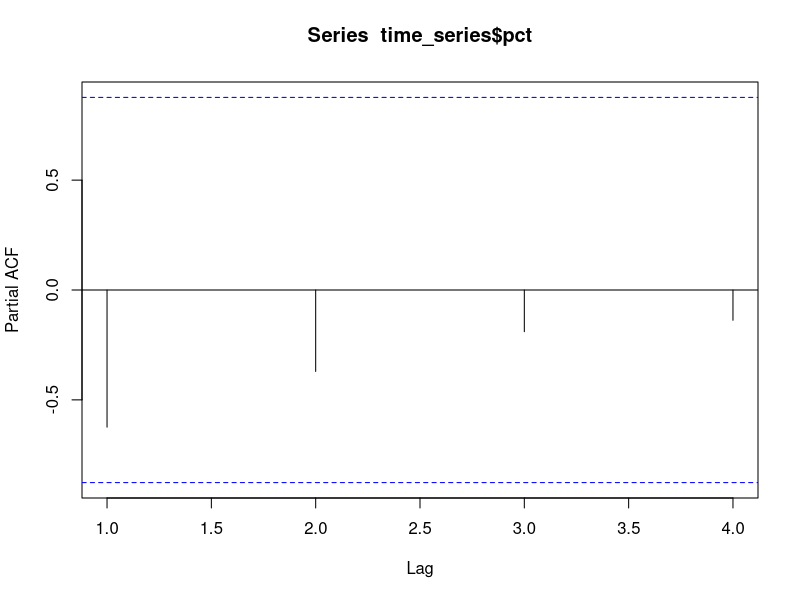
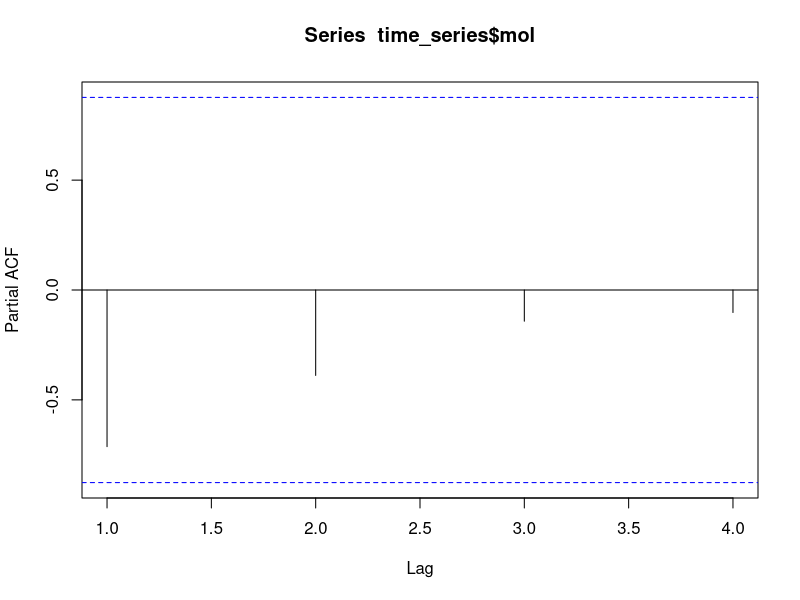
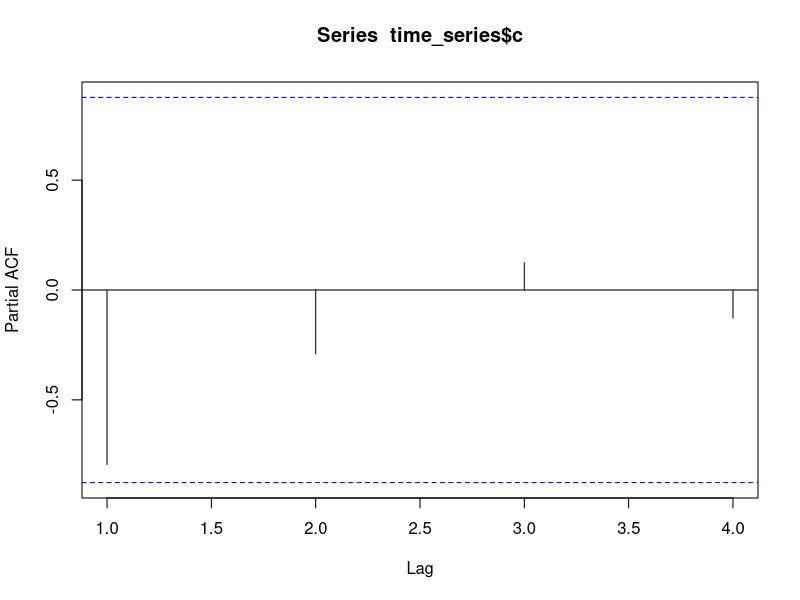
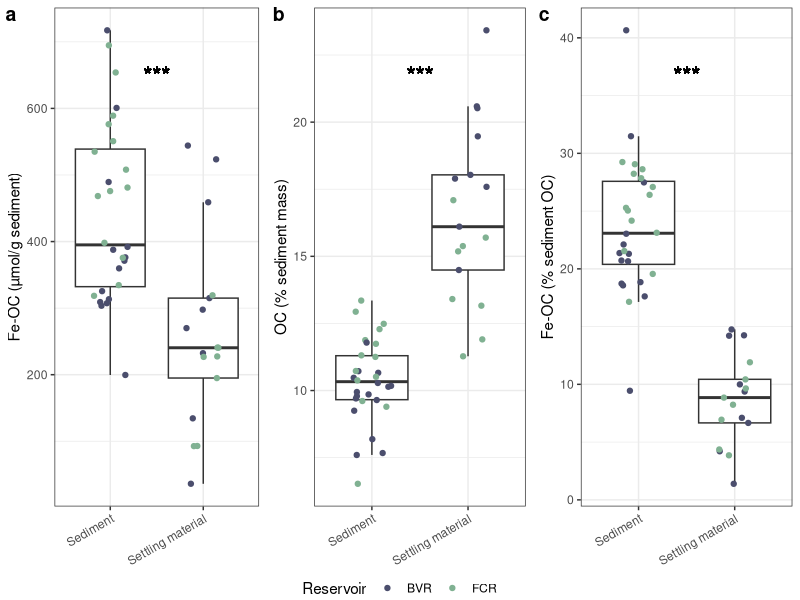
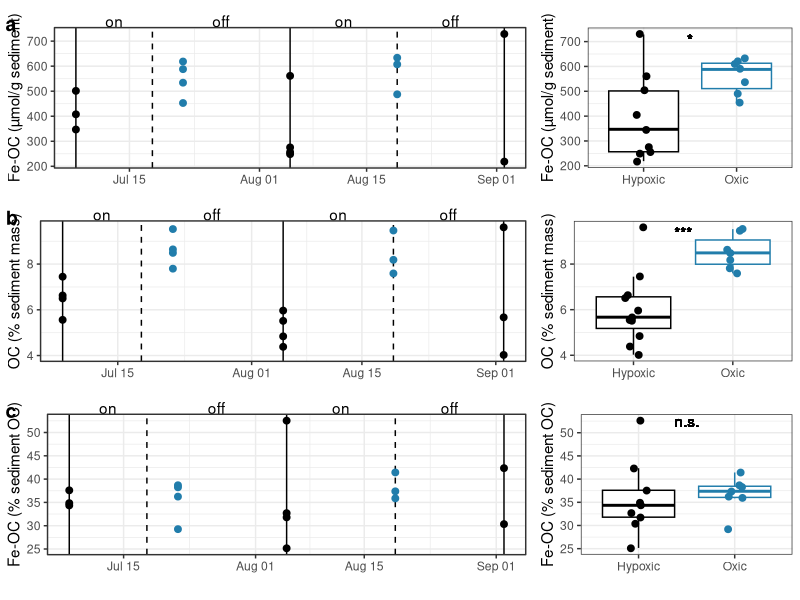
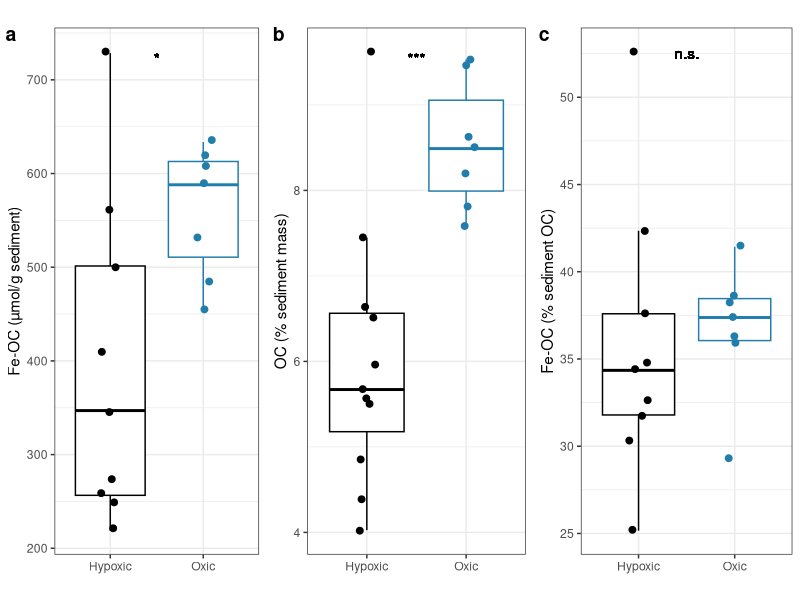
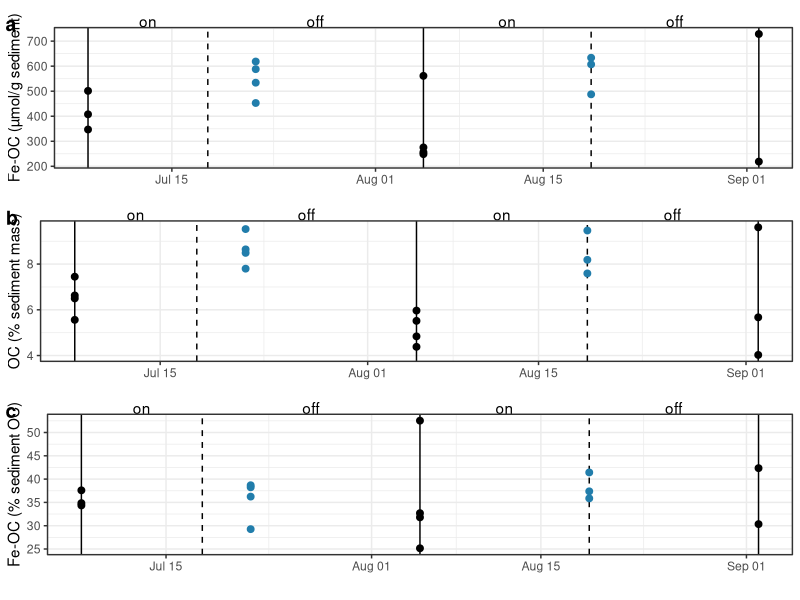
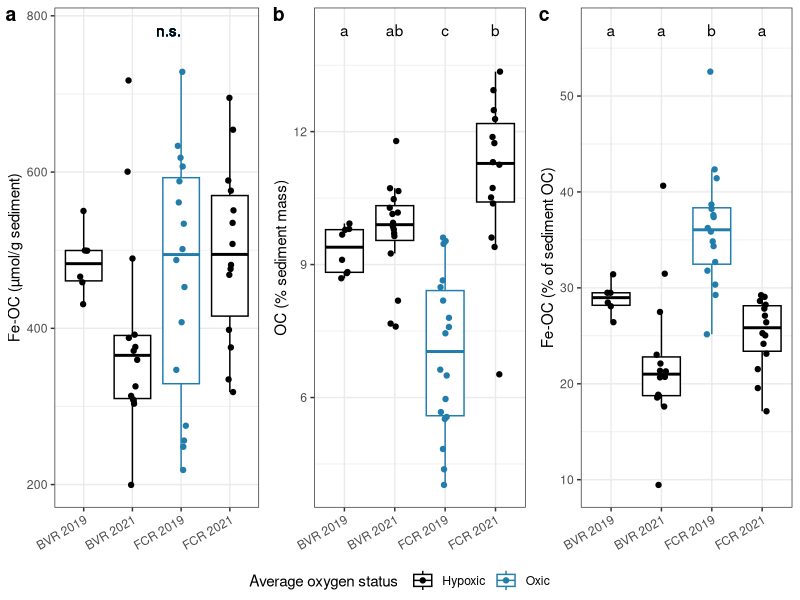

Source code (R) for these figures, in order:
## ---- chunk 1
knitr::opts_chunk$set(echo = TRUE)
library(tidyverse)
library(lubridate)
library(ggpubr)
library(rstatix)
library(car)
## ---- chunk 2
#Load data
calcs_raw = read.csv("../data/processed_data/Reservoir_sediment.csv", na = c("","NA"))

calcs_trimmed = calcs_raw%>%
  mutate(Date_collected=as.Date(Date_collected))%>%
  filter(Flag_C==0)%>%
  mutate(Extracted_sed_mg = Vial_with_sed_after_fumig_mg-Vial_mg,
         CN_orig = CN_mg,
         CN_mg = ifelse(CN_mg > Extracted_sed_mg&!is.na(Extracted_sed_mg), Extracted_sed_mg, CN_mg),#The mass used for CN cannot be greater than the extracted sediment mass
         Correction = (Extracted_sed_mg-Initial_sed_mg)/Extracted_sed_mg,
         Correction = ifelse(Type == "init",0,Correction),
         Corrected_CN_mg = CN_mg-(CN_mg*Correction),
         C_pct = 100*C_mg/Corrected_CN_mg)%>%
  filter(!CN_orig-CN_mg>10) #data issues make these samples questionable (mass used for CN was recorded to be much greater than extracted sediment mass)

calcs_res = calcs_trimmed%>%
  pivot_wider(id_cols = c(Rep, Reservoir, Date_collected, Sed_trap), values_from = C_pct, names_from = Type, names_prefix = "C_pct_")%>%
  mutate(Fe_OC_pct = (C_pct_con - C_pct_ext) / C_pct_init *100,
         Fe_OC_per_unit_sed = 1000000*(C_pct_con-C_pct_ext)/55.85/100)%>%
  select(-C_pct_con,-C_pct_ext)
## ---- chunk 3
#Fe-OC summary statistics (grouped by reservoir)
calcs_res%>%
  filter(!is.na(Fe_OC_pct)&Fe_OC_pct>0,
         Sed_trap==F)%>%
  group_by(Reservoir)%>%
  summarize(min = min(Fe_OC_pct),
            max = max(Fe_OC_pct),
            mean = mean(Fe_OC_pct),
            SD = sd(Fe_OC_pct),
            n = n())

calcs_res%>%
  filter(!is.na(Fe_OC_per_unit_sed)&Fe_OC_per_unit_sed>0,
         Sed_trap==F)%>%
  group_by(Reservoir)%>%
  summarize(min = min(Fe_OC_per_unit_sed),
            max = max(Fe_OC_per_unit_sed),
            mean = mean(Fe_OC_per_unit_sed),
            SD = sd(Fe_OC_per_unit_sed),
            n = n())

calcs_res%>%
  filter(Sed_trap==F)%>%
  group_by(Reservoir)%>%
  summarize(min = min(C_pct_init),
            max = max(C_pct_init),
            mean = mean(C_pct_init),
            SD = sd(C_pct_init),
            n = n())

#Fe-OC summary statistics (not grouped by reservoir, only 2021 data -- for sed trap comparison)
calcs_res%>%
  filter(!is.na(Fe_OC_pct)&Fe_OC_pct>0,
         Sed_trap==F,
         year(Date_collected)==2021)%>%
  summarize(min = min(Fe_OC_pct),
            max = max(Fe_OC_pct),
            mean = mean(Fe_OC_pct),
            SD = sd(Fe_OC_pct),
            n = n())

calcs_res%>%
  filter(!is.na(Fe_OC_per_unit_sed)&Fe_OC_per_unit_sed>0,
         Sed_trap==F,
         year(Date_collected)==2021)%>%
  summarize(min = min(Fe_OC_per_unit_sed),
            max = max(Fe_OC_per_unit_sed),
            mean = mean(Fe_OC_per_unit_sed),
            SD = sd(Fe_OC_per_unit_sed),
            n = n())

calcs_res%>%
  filter(Sed_trap==F,
         year(Date_collected)==2021)%>%
  summarize(min = min(C_pct_init),
            max = max(C_pct_init),
            mean = mean(C_pct_init),
            SD = sd(C_pct_init),
            n = n())

#Fe-OC summary statistics (sed trap)
calcs_res%>%
  filter(Sed_trap,
         !is.na(Fe_OC_pct))%>%
  summarize(min = min(Fe_OC_pct),
            max = max(Fe_OC_pct),
            mean = mean(Fe_OC_pct),
            SD = sd(Fe_OC_pct),
            n = n())

calcs_res%>%
  filter(!is.na(Fe_OC_per_unit_sed),
         Sed_trap)%>%
  summarize(min = min(Fe_OC_per_unit_sed),
            max = max(Fe_OC_per_unit_sed),
            mean = mean(Fe_OC_per_unit_sed),
            SD = sd(Fe_OC_per_unit_sed),
            n = n())

calcs_res%>%
  filter(Sed_trap)%>%
  summarize(min = min(C_pct_init),
            max = max(C_pct_init),
            mean = mean(C_pct_init),
            SD = sd(C_pct_init),
            n = n())
## ---- chunk 4
#STATS

#Fe-OC
stats = calcs_res%>%
  filter(Fe_OC_pct>0,
         year(Date_collected)==2021)
t.test(stats$Fe_OC_pct[stats$Sed_trap],stats$Fe_OC_pct[stats$Sed_trap==F]) #p<0.001
443/262
t.test(stats$Fe_OC_per_unit_sed[stats$Sed_trap],stats$Fe_OC_per_unit_sed[stats$Sed_trap==F]) #p<0.001
#Sediment OC
stats = calcs_res%>%
  filter(year(Date_collected)==2021)#remake the stats dataset without filtering such that Fe_OC_pct is >0
t.test(stats$C_pct_init[stats$Sed_trap],stats$C_pct_init[stats$Sed_trap==F]) #p<0.001
stats = calcs_res%>%
  filter(Fe_OC_pct>0,
         year(Date_collected)==2021)
mass_lim = c(min(stats$Fe_OC_per_unit_sed, na.rm = T),max(stats$Fe_OC_per_unit_sed, na.rm = T))
c_lim = c(min(stats$C_pct_init, na.rm = T),max(stats$C_pct_init, na.rm = T))
pct_lim = c(min(stats$Fe_OC_pct, na.rm = T),max(stats$Fe_OC_pct, na.rm = T))

#PLOTS
#Below, I make three separate plots that then get combined and exported
pct = calcs_res%>%
  filter(Fe_OC_pct>0,
         !is.na(Reservoir))%>%
  mutate(year = as.factor(year(Date_collected)),
         Reservoir = ifelse(Reservoir == "f","FCR","BVR"))%>%
  filter(year == 2021)%>%
  ggplot(aes(x = Sed_trap, y = Fe_OC_pct))+
  geom_boxplot(outlier.shape = NA)+
  geom_jitter(width = 0.2,aes(color = Reservoir))+
  ylab("Fe-OC (% sediment OC)")+
  geom_text(aes(x = 1.5, y = pct_lim[2]-1/10*(pct_lim[2]-pct_lim[1]), label = "***"), size = 6, vjust = 0.5)+
  scale_x_discrete(labels=c("TRUE" = "Settling material", "FALSE" = "Sediment"))+
  scale_shape_manual(values = c(1,16))+
  theme_bw()+
  theme(legend.position = "bottom",
        legend.margin = margin(t = 0, r = 0, b = 0, l = 0, unit = "pt"),
        axis.title.x = element_blank(),
        axis.text.x = element_text(angle = 30, vjust = 1, hjust = 1))+
  labs(shape = "Year")+
  scale_color_manual(values = c("#4B4E6D","#80B192"))

c = calcs_res%>%
  mutate(year = as.factor(year(Date_collected)),
         Reservoir = ifelse(Reservoir == "f","FCR","BVR"))%>%
  filter(year == 2021)%>%
  ggplot(aes(x = Sed_trap, y = C_pct_init))+
  geom_boxplot(outlier.shape = NA)+
  geom_jitter(width = 0.2,aes(color = Reservoir))+
  geom_text(aes(x = 1.5, y = c_lim[2]-1/10*(c_lim[2]-c_lim[1]), label = "***"), size = 6, vjust = 0.5)+
  ylab("OC (% sediment mass)")+
  xlab("")+
  scale_x_discrete(labels=c("TRUE" = "Settling material", "FALSE" = "Sediment"))+
  scale_shape_manual(values = c(1,16))+
  theme_bw()+
  theme(legend.position = "bottom",
        legend.margin = margin(t = 0, r = 0, b = 0, l = 0, unit = "pt"),
        axis.title.x = element_blank(),
        axis.text.x = element_text(angle = 30, vjust = 1, hjust = 1))+
  labs(shape = "Year")+
  scale_color_manual(values = c("#4B4E6D","#80B192"))

tot = calcs_res%>%
  mutate(year = as.factor(year(Date_collected)),
         Reservoir = ifelse(Reservoir == "f","FCR","BVR"))%>%
  filter(Fe_OC_per_unit_sed>0)%>%
  filter(year == 2021)%>%
  ggplot(aes(x = Sed_trap, y = Fe_OC_per_unit_sed))+
  geom_boxplot(outlier.shape = NA)+
  geom_jitter(width = 0.2,aes(color = Reservoir))+
  ylab("Fe-OC (µmol/g sediment)")+
  xlab("")+
  geom_text(aes(x = 1.5, y = mass_lim[2]-1/10*(mass_lim[2]-mass_lim[1]), label = "***"), size = 6, vjust = 0.5)+
  scale_x_discrete(labels=c("TRUE" = "Settling material", "FALSE" = "Sediment"))+
  scale_shape_manual(values = c(1,16))+
  theme_bw()+
  theme(legend.position = "bottom",
        legend.margin = margin(t = 0, r = 0, b = 0, l = 0, unit = "pt"),
        axis.title.x = element_blank(),
        axis.text.x = element_text(angle = 30, vjust = 1, hjust = 1))+
  labs(shape = "Year")+
  scale_color_manual(values = c("#4B4E6D","#80B192"))

jpeg("../figures/Sed_to_sed_trap_comparison_comb.jpg", width = 6, height = 3.5, units = "in", res = 300)
ggarrange(tot,c, pct, nrow = 1, ncol = 3, common.legend = T, legend = "bottom", labels = "auto")
dev.off()
## ---- chunk 5
#Oxygenation intervals
on <- as.Date(c("2019-07-08", "2019-08-05","2019-09-02"))
off <- as.Date(c("2019-07-18", "2019-08-19",NA))
on_off = data.frame(on,off,Reservoir="FCR")%>%
  mutate(Year = year(on),
         center_on = (off-on)/2+on,
         center_off = (on-lag(off))/2+lag(off))
#Set global point size
point_size = 2


#STATS
stats = calcs_res%>%
  filter(Reservoir == "f", #Only analyzing 2019 data
         year(Date_collected)==2019)%>%
  #filter(Date_collected!= as.Date("2019-09-02"))%>%
  mutate(on_off = ifelse(Date_collected%in%as.Date(c("2019-07-08","2019-08-05","2019-09-02")), "Hypoxic","Oxic"))

stats%>%
  group_by(on_off)%>%
  summarize(c = mean(C_pct_init),
            c_sd = sd(C_pct_init),
            c_n = sum(!is.na(C_pct_init)),
            pct = mean(Fe_OC_pct, na.rm = T),
            pct_sd = sd(Fe_OC_pct, na.rm = T),
            pct_n = sum(!is.na(Fe_OC_pct)),
            mass = mean(Fe_OC_per_unit_sed, na.rm = T),
            mass_sd = sd(Fe_OC_per_unit_sed, na.rm = T),
            mass_n = sum(!is.na(Fe_OC_per_unit_sed)))

8.5/6
560/394

t.test(stats$C_pct_init~stats$on_off)
t.test(stats$Fe_OC_per_unit_sed[!is.na(stats$Fe_OC_per_unit_sed)]~stats$on_off[!is.na(stats$Fe_OC_per_unit_sed)])
t.test(stats$Fe_OC_pct~stats$on_off)

time_series = stats%>%
  group_by(Date_collected)%>%
  summarize(pct = median(Fe_OC_pct, na.rm = T),
            mol = median(Fe_OC_per_unit_sed, na.rm = T),
            c = median(C_pct_init))

pacf(time_series$pct)
pacf(time_series$mol)
pacf(time_series$c)
#PLOTS
#Below, I make six separate plots that then get combined and exported

#Calculate axis limits
mass_lim = c(min(stats$Fe_OC_per_unit_sed, na.rm = T),max(stats$Fe_OC_per_unit_sed, na.rm = T))
c_lim = c(min(stats$C_pct_init, na.rm = T),max(stats$C_pct_init, na.rm = T))
pct_lim = c(min(stats$Fe_OC_pct, na.rm = T),max(stats$Fe_OC_pct, na.rm = T))

#Carbon graph
c_pct = calcs_res%>%
  mutate(Year = year(Date_collected),
         on_off = ifelse(Date_collected%in%as.Date(c("2019-07-08","2019-08-05","2019-09-02")), "Hypoxic","Oxic"))%>%
  filter(Year == 2019, Reservoir == "f",
         !Sed_trap,
         #Date_collected<as.Date("2019-09-01")
         )%>%
  ggplot(aes(y = C_pct_init))+
  ylab("OC (% sediment mass)")+
  xlab("")+
  theme_bw()+
  #geom_rect(aes(xmin = on, xmax = off, ymin = c_lim[1], ymax = c_lim[2]), fill = "#A2C9FD",data= on_off)+
  geom_vline(aes(xintercept = on), data= on_off)+
  geom_vline(aes(xintercept = off),lty=2, data = on_off)+
  geom_text(aes(x = center_off, y = c_lim[2]+0.1*(c_lim[2]-c_lim[1]), label = "off", hjust = 0.5),data = on_off)+
  geom_text(aes(x = center_on, y = c_lim[2]+0.1*(c_lim[2]-c_lim[1]), label = "on", hjust = 0.5),data = on_off)+
  geom_point(size = point_size, aes(color = on_off,x = Date_collected))+
  scale_color_manual(values = c("#000000","#217DAB"))+
  theme(legend.position = "none",
        #plot.margin = unit(c(2,1,1,1), "lines")
        )+
  coord_cartesian(ylim = c(c_lim[1],c_lim[2]), # This focuses the y-axis on the range of interest
                  clip = 'off')  # This keeps the labels from disappearing

#Fe-OC mass graph
feoc_total = calcs_res%>%
  mutate(Year = year(Date_collected),
         on_off = ifelse(Date_collected%in%as.Date(c("2019-07-08","2019-08-05","2019-09-02")), "Hypoxic","Oxic"))%>%
  filter(Year == 2019, Reservoir == "f",
         !Sed_trap,
         #Date_collected<as.Date("2019-09-01")
         )%>%
  ggplot(aes(x = Date_collected,y = Fe_OC_per_unit_sed))+
  ylab("Fe-OC (µmol/g sediment)")+
  xlab("")+
  theme_bw()+
  geom_vline(aes(xintercept = on), data= on_off)+
  geom_vline(aes(xintercept = off),lty=2, data = on_off)+
  geom_text(aes(x = center_off, y = mass_lim[2]+0.1*(mass_lim[2]-mass_lim[1]), label = "off", hjust = 0.5),data = on_off)+
  geom_text(aes(x = center_on, y = mass_lim[2]+0.1*(mass_lim[2]-mass_lim[1]), label = "on", hjust = 0.5),data = on_off)+
  geom_point(size = point_size, aes(color = on_off))+
  scale_color_manual(values = c("#000000","#217DAB"))+
  theme(legend.position = "none",
        #plot.margin = unit(c(2,1,1,1), "lines")
        )+
  coord_cartesian(ylim = c(mass_lim[1],mass_lim[2]), # This focuses the y-axis on the range of interest
                  clip = 'off')  # This keeps the labels from disappearing

#Fe-OC (percent of sediment OC) graph
feoc_pct = calcs_res%>%
  mutate(Year = year(Date_collected),
         on_off = ifelse(Date_collected%in%as.Date(c("2019-07-08","2019-08-05","2019-09-02")), "hypoxic","oxic"))%>%
  filter(Year == 2019, Reservoir == "f",
         !Sed_trap,
         #Date_collected<as.Date("2019-09-01")
         )%>%
  ggplot(aes(x = Date_collected,y = Fe_OC_pct))+
  ylab("Fe-OC (% sediment OC)")+
  xlab("")+
  theme_bw()+
  geom_vline(aes(xintercept = on), data= on_off)+
  geom_vline(aes(xintercept = off),lty=2, data = on_off)+
  geom_text(aes(x = center_off, y = pct_lim[2]+0.1*(pct_lim[2]-pct_lim[1]), label = "off", hjust = 0.5),data = on_off)+
  geom_text(aes(x = center_on, y = pct_lim[2]+0.1*(pct_lim[2]-pct_lim[1]), label = "on", hjust = 0.5),data = on_off)+
  geom_point(size = point_size,  aes(color = on_off))+
  scale_color_manual(values = c("#000000","#217DAB"))+
  theme(legend.position = "none",
        #plot.margin = unit(c(2,1,1,1), "lines")
        )+
  coord_cartesian(ylim = c(pct_lim[1],pct_lim[2]), # This focuses the y-axis on the range of interest
                  clip = 'off')  # This keeps the labels from disappearing

#Summary figures to add
# Carbon
test_c = stats%>%
  ggplot(aes(x = on_off, y= C_pct_init))+
  geom_boxplot(outlier.shape = NA, aes(color = as.factor(on_off)))+
  geom_jitter(width = 0.1,  aes(color = as.factor(on_off)), size = point_size)+
  scale_color_manual(values = c("#000000","#217DAB"))+
  ylab("OC (% sediment mass)")+
  geom_text(aes(x = 1.5, y = c_lim[2], label = "***"), vjust = 1)+
  xlab("")+
  theme_bw()+
  theme(legend.position = "none")

#Fe-OC (percent)
test_pct = stats%>%
  ggplot(aes(x = on_off, y= Fe_OC_pct))+
  geom_boxplot(outlier.shape = NA, aes(color = as.factor(on_off)))+
  geom_jitter(width = 0.1, aes(color = as.factor(on_off)), size = point_size)+
  scale_color_manual(values = c("#000000","#217DAB"))+
  ylab("Fe-OC (% sediment OC)")+
  geom_text(aes(x = 1.5, y = pct_lim[2], label = "n.s."), vjust = 0.5)+
  xlab("")+
  theme_bw()+
  theme(legend.position = "none")

#Fe-OC (mass)
test_tot = stats%>%
  ggplot(aes(x = on_off, y= Fe_OC_per_unit_sed))+
  geom_boxplot(outlier.shape = NA, aes(color = as.factor(on_off)))+
  geom_jitter(width = 0.1, aes(color = as.factor(on_off)), size = point_size)+
  scale_color_manual(values = c("#000000","#217DAB"))+
  ylab("Fe-OC (µmol/g sediment)")+
  geom_text(aes(x = 1.5, y = mass_lim[2], label = "*"), vjust = 1)+
  xlab("")+
  theme_bw()+
  theme(legend.position = "none")

#Export all panels as one figure
jpeg("../figures/All_sed_data_2019.jpg", width = 6, height = 7.5, units = "in", res = 300)
ggpubr::ggarrange(feoc_total,test_tot,
          c_pct,test_c,
          feoc_pct, test_pct, nrow = 3, ncol = 2, 
          widths = c(1,0.5),
          labels = c("a",NA,"b",NA,"c",NA),
          label.y = 1.05)+
  theme(plot.margin = unit(c(1,0,0,0), "lines"))
dev.off()

jpeg("../figures/All_sed_data_2019_boxplot.jpg", width = 6, height = 3, units = "in", res = 300)
ggpubr::ggarrange(test_tot,test_c,test_pct, nrow = 1, 
          labels = c("a","b","c"))+
  theme(plot.margin = unit(c(1,0,0,0), "lines"))
dev.off()

jpeg("../figures/All_sed_data_2019_timeseries.jpg", width = 6, height = 7.5, units = "in", res = 300)
ggpubr::ggarrange(feoc_total,c_pct,feoc_pct, nrow = 3,
          labels = c("a","b","c"),
          label.y = 1.05)+
  theme(plot.margin = unit(c(1,0,0,0), "lines"))
dev.off()
## ---- chunk 6
#STATS
stats = calcs_res%>%
  filter(!Sed_trap,
         Reservoir == "f")%>%
  mutate(Fe_OC_pct = ifelse(Fe_OC_pct<0,NA,Fe_OC_pct),
         Fe_OC_per_unit_sed = ifelse(Fe_OC_per_unit_sed<0,NA,Fe_OC_per_unit_sed))

stats%>%
  mutate(Year = year(Date_collected))%>%
  group_by(Year)%>%
  summarize(sd_pct = sd(Fe_OC_pct, na.rm= T),
            sd_mass = sd(Fe_OC_per_unit_sed, na.rm = T),
            sc_c = sd(C_pct_init, na.rm = T),
            mean_c = mean(C_pct_init, na.rm = T))

11.02/6.99

stats = calcs_res%>%
  filter(!Sed_trap,
         Reservoir == "b")%>%
  mutate(Fe_OC_pct = ifelse(Fe_OC_pct<0,NA,Fe_OC_pct),
         Fe_OC_per_unit_sed = ifelse(Fe_OC_per_unit_sed<0,NA,Fe_OC_per_unit_sed))

stats%>%
  mutate(Year = year(Date_collected))%>%
  group_by(Year)%>%
  summarize(sd_pct = sd(Fe_OC_pct, na.rm= T),
            sd_mass = sd(Fe_OC_per_unit_sed, na.rm = T),
            sc_c = sd(C_pct_init, na.rm = T))

#PLOTS
plot_lims = calcs_res%>%
  filter(is.na(Fe_OC_pct)|Fe_OC_pct>0,
         Sed_trap==F)
mass_lim = c(min(plot_lims$Fe_OC_per_unit_sed, na.rm = T),max(plot_lims$Fe_OC_per_unit_sed, na.rm = T))
pct_lim = c(min(plot_lims$Fe_OC_pct, na.rm = T),max(plot_lims$Fe_OC_pct, na.rm = T))
c_lim = c(min(plot_lims$C_pct_init, na.rm = T),max(plot_lims$C_pct_init, na.rm = T))

# FeOC (% of sediment OC) stats for graph
to_plot = calcs_res%>%
  filter(!is.na(Fe_OC_pct),
         Fe_OC_pct>0,
         Sed_trap==F)%>%
  mutate(year = as.factor(year(Date_collected)),
         res_year = factor(paste(year,Reservoir), levels = c("2019 b", "2021 b","2019 f", "2021 f"), labels = c("BVR 2019","BVR 2021","FCR 2019","FCR 2021")))

levene_test(to_plot, Fe_OC_pct~res_year)
summary(aov(lm(to_plot$Fe_OC_pct~to_plot$res_year)))
TukeyHSD(aov(lm(to_plot$Fe_OC_pct~to_plot$res_year)))

labs = data.frame(res_year = c("BVR 2019","BVR 2021","FCR 2019","FCR 2021"),
                  label = c("a","a","b","a")) #based on anova results above
#Make graph
feoc_pct = calcs_res%>%
  filter(!is.na(Fe_OC_pct),
         Fe_OC_pct>0,
         Sed_trap==F)%>%
  mutate(year = as.factor(year(Date_collected)),
         res_year = factor(paste(year,Reservoir), levels = c("2019 b", "2021 b","2019 f", "2021 f"), labels = c("BVR 2019","BVR 2021","FCR 2019","FCR 2021")),
         color = ifelse(res_year=="FCR 2019","blue","black"))%>%
  ggplot(aes(x = res_year, y = Fe_OC_pct))+
  geom_text(aes(y = pct_lim[2]+1/10*(pct_lim[2]-pct_lim[1]), x = res_year, label = label), data = labs)+
  scale_color_manual(values = c("#000000","#217DAB"))+
  geom_boxplot(outlier.shape = NA, aes(color = color))+
  ylab("Fe-OC (% of sediment OC)")+
  xlab("")+
  geom_jitter(width = 0.1,aes(color = color))+
  theme_bw()+
  theme(legend.position = "none",
        axis.text.x = element_text(angle = 30, vjust = 1, hjust = 1),
        axis.title.x = element_blank())

# OC stats for graph
to_plot = calcs_res%>%
  filter(!is.na(C_pct_init),
         Sed_trap==F)%>%
  mutate(year = as.factor(year(Date_collected)),
         res_year = factor(paste(year,Reservoir), levels = c("2019 b", "2021 b","2019 f", "2021 f"), labels = c("BVR 2019","BVR 2021","FCR 2019","FCR 2021")))

levene_test(to_plot, C_pct_init~res_year)
oneway.test(to_plot$C_pct_init~to_plot$res_year)
games_howell_test(to_plot, C_pct_init~res_year)

labs = data.frame(res_year = c("BVR 2019","BVR 2021","FCR 2019","FCR 2021"),
                  label = c("a","ab","c","b")) #based on anova results above
#Make graph
c_pct = calcs_res%>%
  filter(!is.na(C_pct_init),
         Sed_trap==F)%>%
  mutate(year = as.factor(year(Date_collected)),
         res_year = factor(paste(year,Reservoir), levels = c("2019 b", "2021 b","2019 f", "2021 f"), labels = c("BVR 2019","BVR 2021","FCR 2019","FCR 2021")),
         color = ifelse(res_year=="FCR 2019","blue","black"))%>%
  ggplot(aes(x = res_year, y = C_pct_init))+
  geom_text(aes(y = c_lim[2]+1/10*(c_lim[2]-c_lim[1]), x = res_year, label = label), data = labs)+
  scale_color_manual(values = c("#000000","#217DAB"))+
  geom_boxplot(outlier.shape = NA, aes(color = color))+
  ylab("OC (% sediment mass)")+
  xlab("")+
  geom_jitter(width = 0.1,aes(color = color))+
  theme_bw()+
  theme(legend.position = "none",
        axis.text.x = element_text(angle = 30, vjust = 1, hjust = 1),
        axis.title.x = element_blank())

# FeOC (mass) stats for graph
to_plot = calcs_res%>%
  filter(!is.na(Fe_OC_per_unit_sed),
         Fe_OC_pct>0,
         Sed_trap==F)%>%
  mutate(year = as.factor(year(Date_collected)),
         res_year = factor(paste(year,Reservoir), levels = c("2019 b", "2021 b","2019 f", "2021 f"), labels = c("BVR 2019","BVR 2021","FCR 2019","FCR 2021")))

levene_test(to_plot, Fe_OC_per_unit_sed~res_year)
summary(aov(lm(to_plot$Fe_OC_per_unit_sed~to_plot$res_year)))

# Make graph
feoc_sed = calcs_res%>%
  filter(!is.na(Fe_OC_per_unit_sed),
         Fe_OC_pct>0,
         Sed_trap==F)%>%
  mutate(year = as.factor(year(Date_collected)),
         res_year = factor(paste(year,Reservoir), levels = c("2019 b", "2021 b","2019 f", "2021 f"), labels = c("BVR 2019","BVR 2021","FCR 2019","FCR 2021")),
         color = ifelse(res_year=="FCR 2019","blue","black"))%>%
  ggplot(aes(x = res_year, y = Fe_OC_per_unit_sed, color = color))+
  geom_text(aes(y = mass_lim[2]+1/10*(mass_lim[2]-mass_lim[1]), x = "FCR 2019", label = "n.s."), hjust = 1)+ #Based on stats above
  scale_color_manual(values = c("#000000","#217DAB"), labels = c("Hypoxic","Oxic"))+
  geom_boxplot(outlier.shape = NA)+
  ylab("Fe-OC (µmol/g sediment)")+
  xlab("")+
  geom_jitter(width=0.1,aes(group=year))+
  theme_bw()+
  labs(color = "Average oxygen status")+
  theme(legend.position = "bottom",
        axis.text.x = element_text(angle = 30, vjust = 1, hjust = 1),
        axis.title.x = element_blank())

#Combine figures
jpeg("../figures/All_sed_data_res_12May22.jpg", width =6, height =3.5, units = "in", res = 300)
ggarrange(feoc_sed,c_pct,feoc_pct, nrow = 1, common.legend = T, legend = "bottom", labels = "auto")
dev.off()
